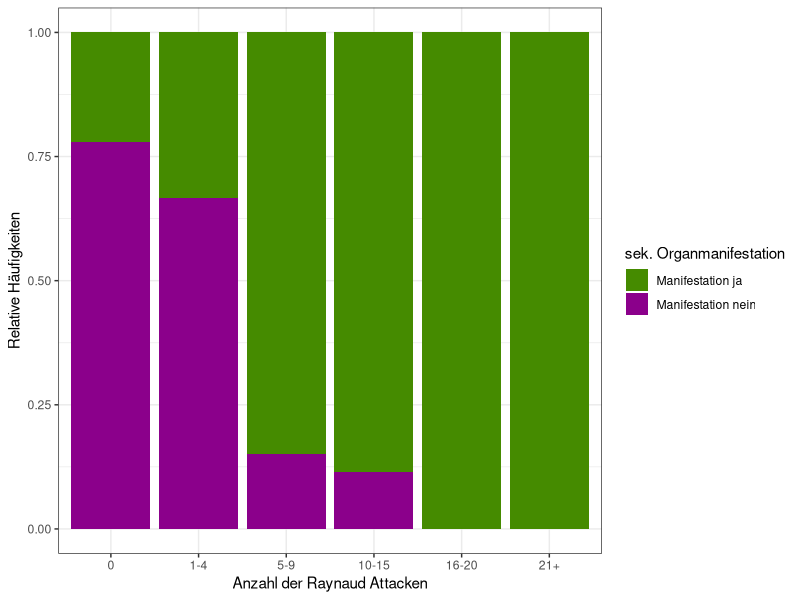
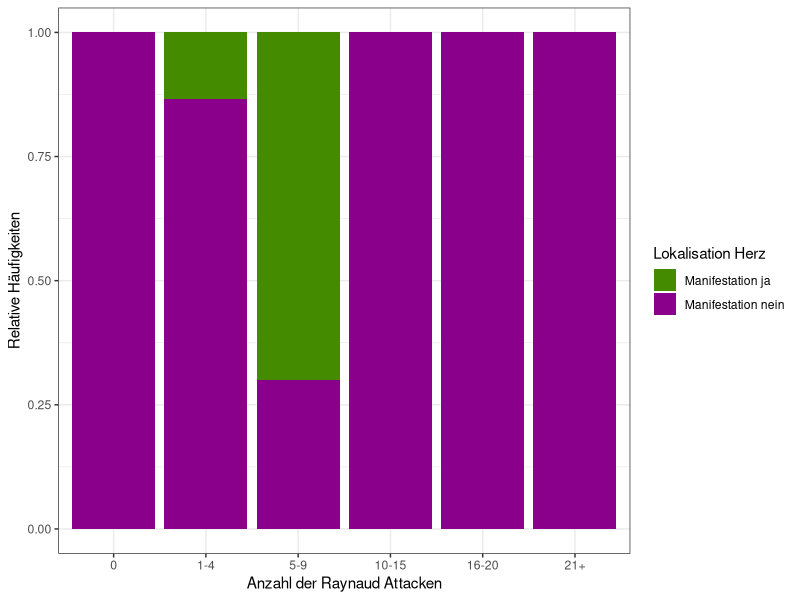
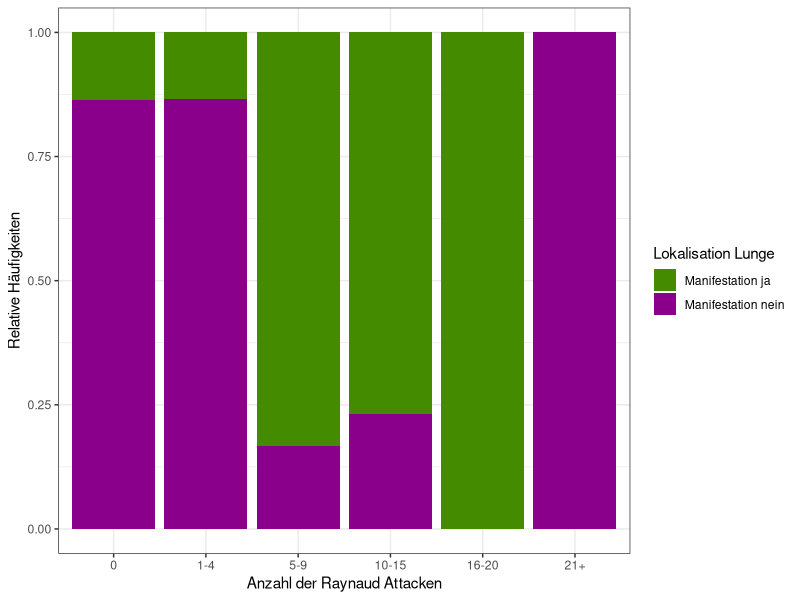
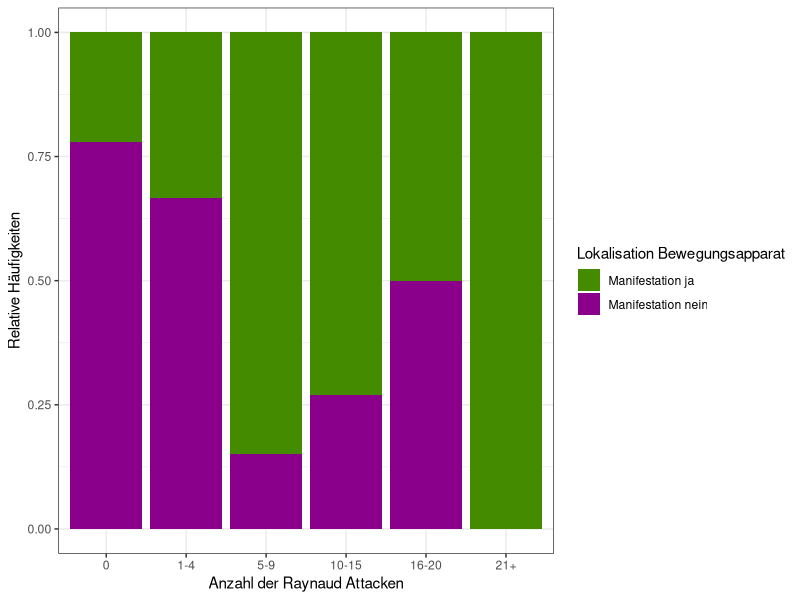
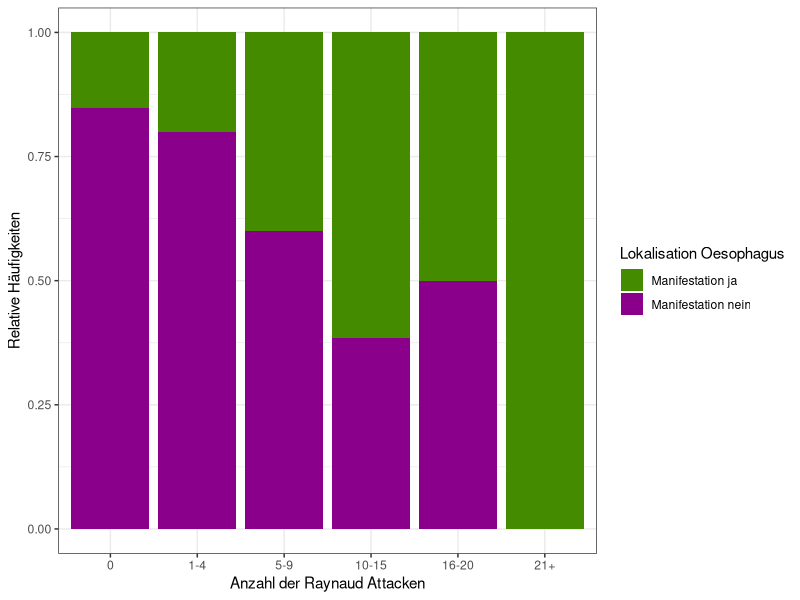
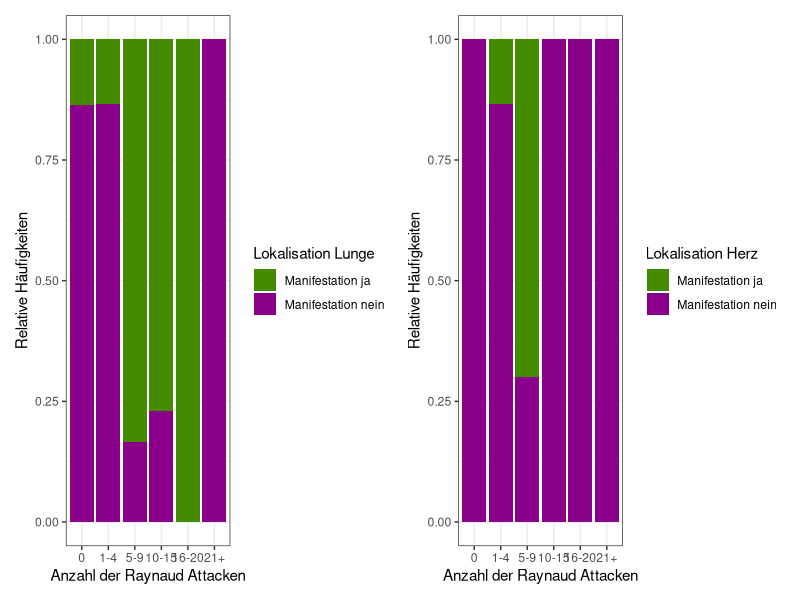
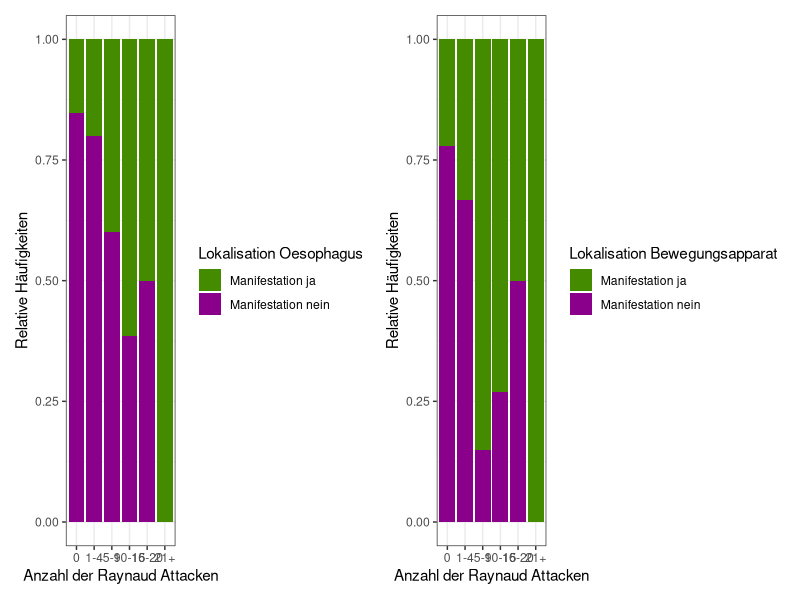
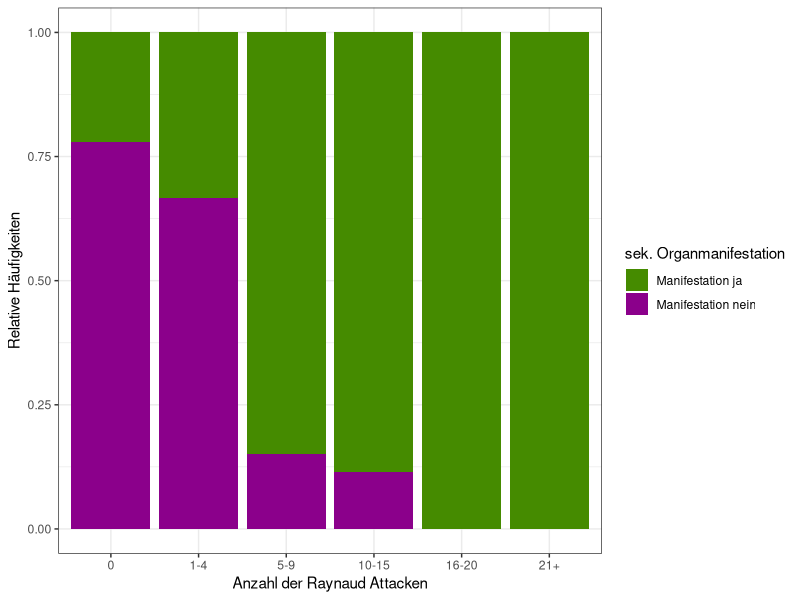

These charts were generated, in order, by the following R code:
## ---- chunk 1
knitr::opts_chunk$set(echo = TRUE)
## ---- chunk 2
library(dplyr)
library(tidyverse)
library(patchwork)
## ---- chunk 3
Daten <- read.csv("Daten.csv")
## ---- chunk 4
#Kategorie der Anzahl der Raynaud Attacken der letzten vier Wochen umbennenen
 
kategorisiere_attacken_neu <- function(Anzahl.Raynaud.Attacken) {
  ifelse(Anzahl.Raynaud.Attacken == "0", "0",
    ifelse(Anzahl.Raynaud.Attacken == "<5", "1-4",
      ifelse(Anzahl.Raynaud.Attacken == "<10", "5-9",
        ifelse(Anzahl.Raynaud.Attacken == ">10", "10-15",
          ifelse(Anzahl.Raynaud.Attacken == ">15", "16-20",
            ifelse(Anzahl.Raynaud.Attacken == ">20", "21+", NA))))))

}
  
  
Daten$Anzahl.Raynaud.Attacken <- sapply(Daten$Anzahl.Raynaud.Attacken, kategorisiere_attacken_neu)

## ---- chunk 5
#Die Daten der Spalten der Organmanifestationen umändern

Daten$sek..Organmanifestation <- factor(Daten$sek..Organmanifestation, levels = c("0", "1"),labels = c("Manifestation ja", "Manifestation nein"))
Daten$Lok_Herz <- factor(Daten$Lok_Herz, levels = c("0", "1"),labels = c("Manifestation ja", "Manifestation nein"))
Daten$Lok_Lunge <- factor(Daten$Lok_Lunge, levels = c("0", "1"),labels = c("Manifestation ja", "Manifestation nein"))
Daten$Lok_Bewegungsapparat <- factor(Daten$Lok_Bewegungsapparat, levels = c("0", "1"),labels = c("Manifestation ja", "Manifestation nein"))
Daten$Lok_Ösophagus <- factor(Daten$Lok_Ösophagus, levels = c("0", "1"),labels = c("Manifestation ja", "Manifestation nein"))
## ---- chunk 6
#Farben für die plots

Farben_Risiko <- c("Manifestation ja" = "chartreuse4", "Manifestation nein" = "darkmagenta")
## ---- chunk 7
#Allgemeine sekundäre plot


sek2_plot <- Daten %>%
  group_by(Anzahl.Raynaud.Attacken, sek..Organmanifestation) %>%
  summarise(anzahl = n()) %>%
  mutate(rel_haeufigkeit = anzahl / sum(anzahl)) %>%na.omit() %>%
  ggplot(aes(x = factor(Anzahl.Raynaud.Attacken, levels = c("0", "1-4", "5-9", "10-15","16-20","21+")), y = rel_haeufigkeit, fill = sek..Organmanifestation)) +
  geom_bar(stat = "identity", position = "stack") +
  labs(x = "Anzahl der Raynaud Attacken", y = "Relative Häufigkeiten") +
  theme_bw() + scale_fill_manual(values = Farben_Risiko, name = "sek. Organmanifestation")

sek2_plot

## ---- chunk 8
ggsave("sek2.pdf", sek2_plot, width = 25, height = 20, units = "cm")
## ---- chunk 9
#Plot für die Lokalisation am Herzen



herz2_plot <- Daten %>%
  group_by(Anzahl.Raynaud.Attacken, Lok_Herz) %>%
  summarise(anzahl = n()) %>%
  mutate(rel_haeufigkeit = anzahl / sum(anzahl)) %>%na.omit() %>%
  ggplot(aes(x = factor(Anzahl.Raynaud.Attacken, levels = c("0", "1-4", "5-9", "10-15","16-20","21+")), y = rel_haeufigkeit, fill = Lok_Herz)) +
  geom_bar(stat = "identity", position = "stack") +
  labs(x = "Anzahl der Raynaud Attacken", y = "Relative Häufigkeiten") +
  theme_bw() + scale_fill_manual(values = Farben_Risiko, name = "Lokalisation Herz")


herz2_plot

## ---- chunk 10
#Hier werden die Reihe 12 und 13 entfernt, da sie bei der Spalte "Lok_Lunge" nur NA besitzen.

Daten_Lunge <-  Daten[!(row.names(Daten) %in% c("12","13")),]
## ---- chunk 11
#Plot für die Lokalisation an der Lunge

lunge2_plot <- Daten_Lunge %>%
  group_by(Anzahl.Raynaud.Attacken, Lok_Lunge) %>%
  summarise(anzahl = n()) %>%
  mutate(rel_haeufigkeit = anzahl / sum(anzahl)) %>%na.omit() %>%
  ggplot(aes(x = factor(Anzahl.Raynaud.Attacken, levels = c("0", "1-4", "5-9", "10-15","16-20","21+")), y = rel_haeufigkeit, fill = Lok_Lunge)) +
  geom_bar(stat = "identity", position = "stack") +
  labs(x = "Anzahl der Raynaud Attacken", y = "Relative Häufigkeiten") +
  theme_bw() + scale_fill_manual(values = Farben_Risiko, name = "Lokalisation Lunge")

lunge2_plot
## ---- chunk 12
#Plot für die Lokalisation des Bewegungsapparats

bewegung2_plot <- Daten %>%
  group_by(Anzahl.Raynaud.Attacken, Lok_Bewegungsapparat) %>%
  summarise(anzahl = n()) %>%
  mutate(rel_haeufigkeit = anzahl / sum(anzahl)) %>%na.omit() %>%
  ggplot(aes(x = factor(Anzahl.Raynaud.Attacken, levels = c("0", "1-4", "5-9", "10-15","16-20","21+")), y = rel_haeufigkeit, fill = Lok_Bewegungsapparat)) +
  geom_bar(stat = "identity", position = "stack") +
  labs(x = "Anzahl der Raynaud Attacken", y = "Relative Häufigkeiten") +
  theme_bw() + scale_fill_manual(values = Farben_Risiko, name = "Lokalisation Bewegungsapparat")



bewegung2_plot
## ---- chunk 13
#Plot für die Lokalisation des Ösophagus

oesophagus2_plot <- Daten %>%
  group_by(Anzahl.Raynaud.Attacken, Lok_Ösophagus) %>%
  summarise(anzahl = n()) %>%
  mutate(rel_haeufigkeit = anzahl / sum(anzahl)) %>%na.omit() %>%
  ggplot(aes(x = factor(Anzahl.Raynaud.Attacken, levels = c("0", "1-4", "5-9", "10-15","16-20","21+")), y = rel_haeufigkeit, fill = Lok_Ösophagus)) +
  geom_bar(stat = "identity", position = "stack") +
  labs(x = "Anzahl der Raynaud Attacken", y = "Relative Häufigkeiten") +
  theme_bw() + scale_fill_manual(values = Farben_Risiko, name = "Lokalisation Oesophagus")


oesophagus2_plot

## ---- chunk 14
#Herz und Lunge in einer gemeinsamen Grafik

herz_lunge_plot <- (lunge2_plot | herz2_plot)




herz_lunge_plot

ggsave("herzlunge2.pdf", herz_lunge_plot, width = 25 , height = 20, units = "cm")
## ---- chunk 15
#Ösophagus und Bewegungsapparat in einer gemeinsamen Grafik

oeso_bewegung_plot <-(oesophagus2_plot | bewegung2_plot)


oeso_bewegung_plot


ggsave("oeso_bewegung2.pdf", oeso_bewegung_plot, width = 25 , height = 20, units = "cm")
